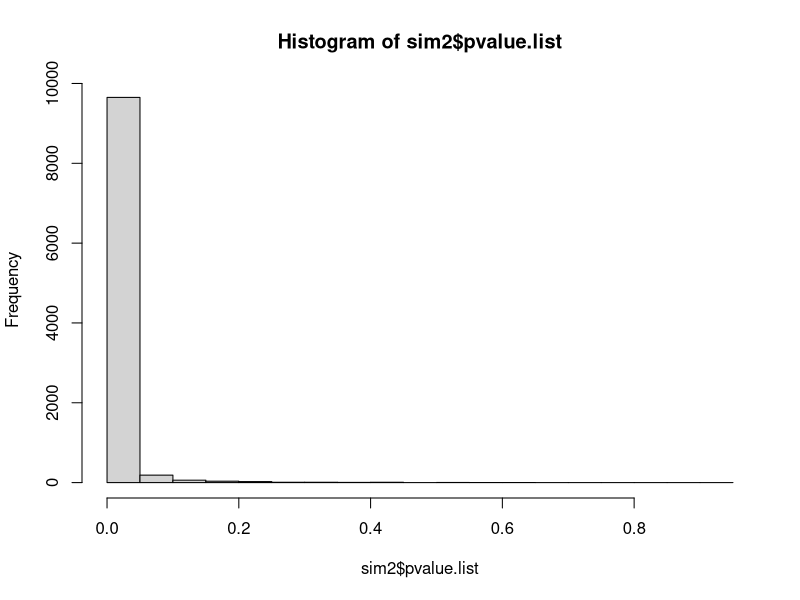
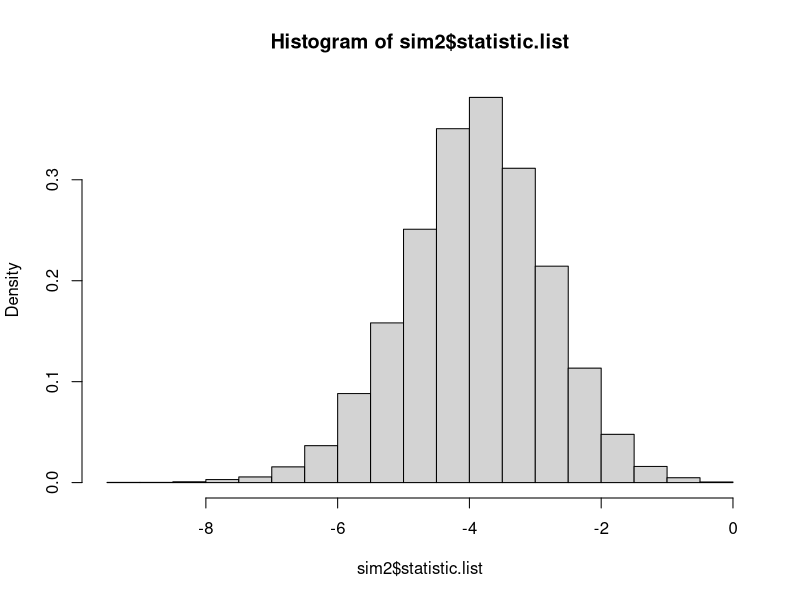
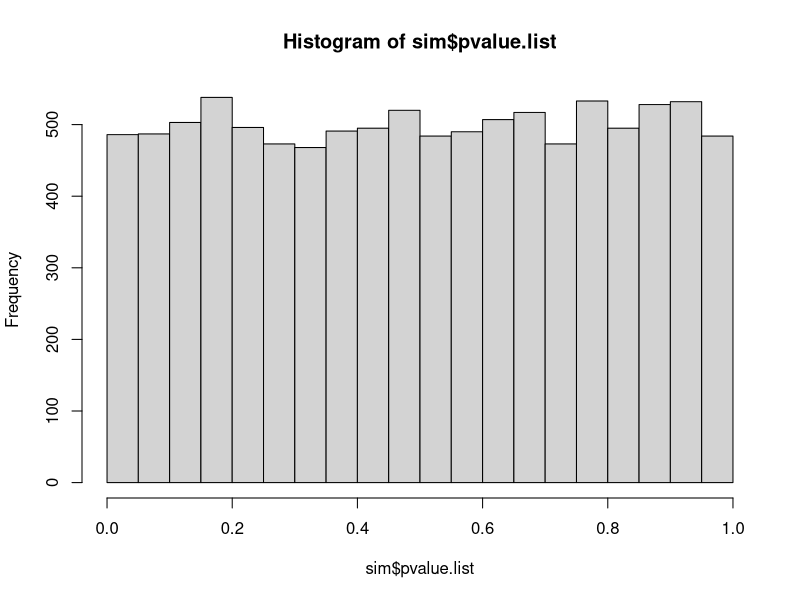
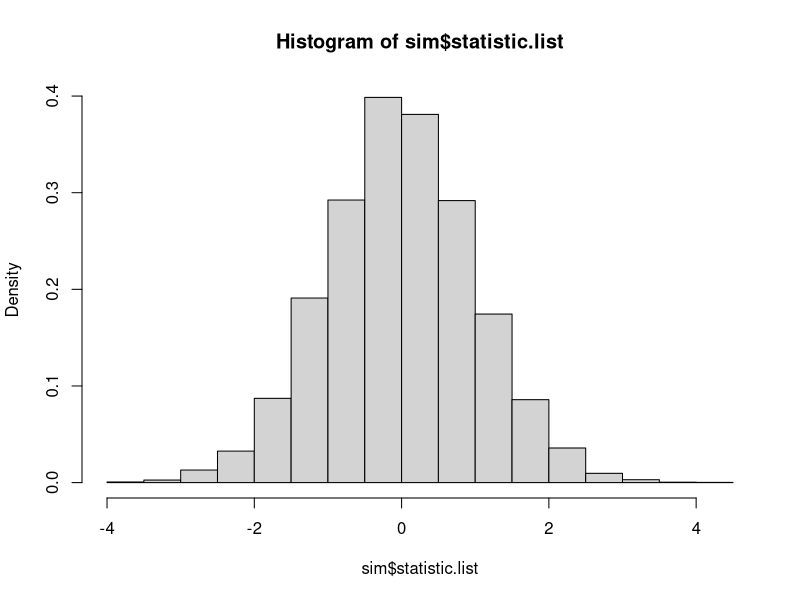
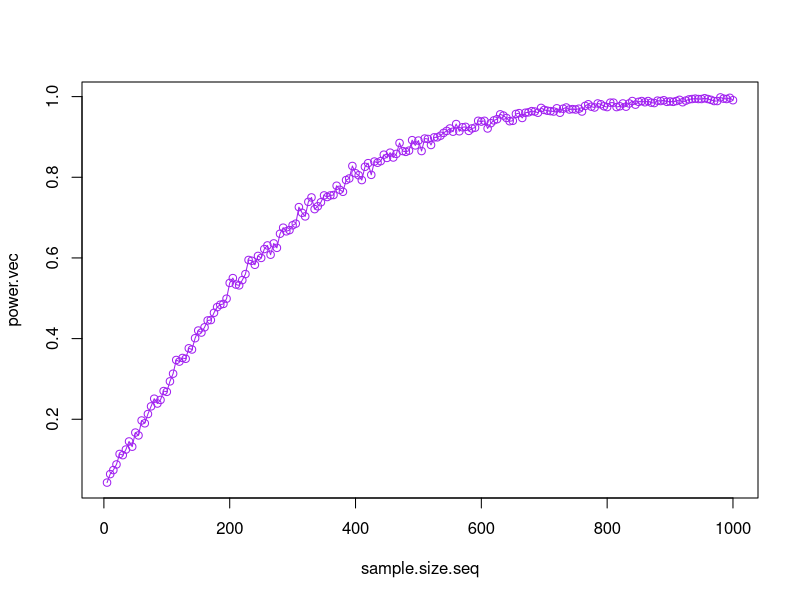
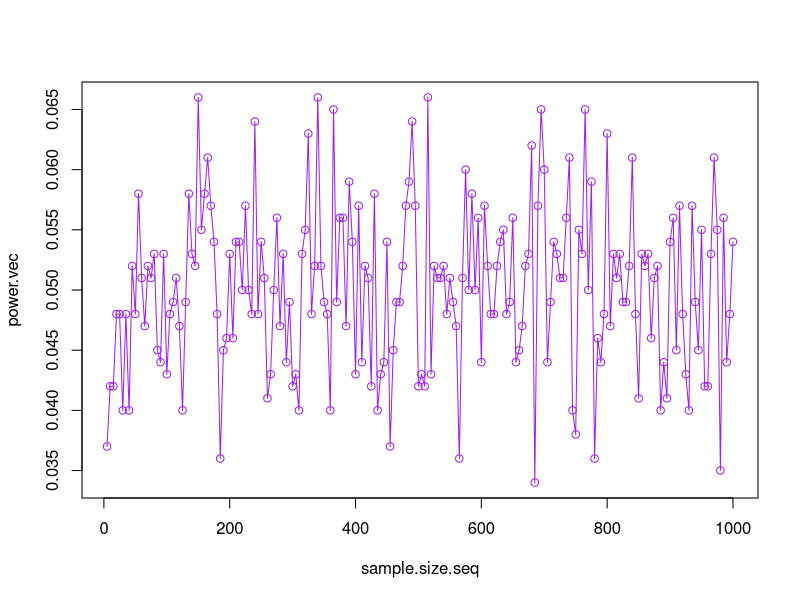

These charts were generated, in order, by the following R code:
## ---- chunk 1
library(formatR)
library(knitr)
opts_chunk$set(tidy.opts=list(width.cutoff=60),tidy=TRUE)
## ---- chunk 2
set.seed(5)
sigma=5
Control <- rnorm(30,mean=10,sd=sigma)
Dosage <- rnorm(35,mean=12,sd=sigma)
t.test(Control, Dosage)
## ---- chunk 3
t.test.sim <- function(R=10000, mu1=0, mu2=0, sigma1=1, sigma2=1, m=30, n=30, level=.05, value=0, direction="Two") {
  
  #Define empty lists
  statistic.list <- rep(0,R)
  pvalue.list <- rep(0,R)
  
  for (i in 1:R) {
    
    #Sample realized data 
    Control <- rnorm(m, mu1, sigma1)
    Dosage <- rnorm(n, mu2, sigma2)
    
    #Testing values
    testing.procedure <- t.test(Control, Dosage)
    statistic.list[i] <- testing.procedure$statistic
    pvalue.list[i] <- testing.procedure$p.value
    }
    rejection.rate <- mean(pvalue.list < level)
    return(list(statistic.list = statistic.list, pvalue.list = pvalue.list, rejection.rate = rejection.rate)) 
}
## ---- chunk 4
t.test.sim(R=10, mu1=10, mu2=12, sigma1=5, sigma2=5, m=30, n=30, level=.05, value=0, direction="Two")
## ---- chunk 5
sim <- t.test.sim(R=10000, mu1=10, mu2=10, sigma1=5, sigma2=5, m=30, n=30, level=.05, value=0, direction="Two")

sim$rejection.rate
## ---- chunk 6
sim2 <- t.test.sim(R=10000, mu1=10, mu2=15, sigma1=5, sigma2=5, m=30, n=30, level=.05, value=0, direction="Two")


sim2$rejection.rate
#Most p values will be close to 0
hist(sim2$pvalue.list)
#t-statistic will follow a normal dustribution. Under the null hypothesis, the t distribution will be centered away from 0. 
hist(sim2$statistic.list,probability =TRUE)
## ---- chunk 7
hist(sim$pvalue.list)
#The distribution of an invertible CDF of a random variable is uniform from 0 to 1.
## ---- chunk 8
hist(sim$statistic.list,probability =TRUE)
## ---- chunk 9
#The effect size (diff between means) the the only thing that's increasing

t.test.sim(R=1000,mu1=10,mu2=10,sigma1=5,sigma2=5)$rejection.rate

t.test.sim(R=1000,mu1=10,mu2=12,sigma1=5,sigma2=5)$rejection.rate

t.test.sim(R=1000,mu1=10,mu2=14,sigma1=5,sigma2=5)$rejection.rate

t.test.sim(R=1000,mu1=10,mu2=16,sigma1=5,sigma2=5)$rejection.rate
## ---- chunk 10
t.test.sim(R=10000,mu1=10,mu2=12,sigma1=10,sigma2=10,m=10,n=10)$rejection.rate

t.test.sim(R=10000,mu1=10,mu2=12,sigma1=10,sigma2=10,m=30,n=30)$rejection.rate

t.test.sim(R=10000,mu1=10,mu2=12,sigma1=10,sigma2=10,m=50,n=50)$rejection.rate

t.test.sim(R=10000,mu1=10,mu2=12,sigma1=10,sigma2=10,m=100,n=100)$rejection.rate
      
## ---- chunk 11
power.vec <- NULL
sample.size.seq <- seq(5, 1000, by = 5)
counter <- 1

for (i in sample.size.seq) {
  power.vec[counter] <- t.test.sim(R = 1000, mu1 = 10, mu2 = 12, sigma1 = 10, sigma2 = 10, m = i, n = i)$rejection.rate
  counter <- counter + 1
}
## ---- chunk 12
plot(sample.size.seq, power.vec, col = "purple", type = "o")
## ---- chunk 13
t.test.not.normal <- function(R=10000, df1=0, df2=0, m=30, n=30, level=.05, value=0, direction="Two") {
  
  #Define empty lists
  pvalue.list <- rep(0,R)
  
  for (i in 1:R) {
    
    #Sample realized data 
    Control <- rt(m, df = df1)
    Dosage <- rt(n, df = df2)
    
    #Testing values
    testing.procedure <- t.test(Control, Dosage)
    pvalue.list[i] <- testing.procedure$p.value
    }
  
    rejection.rate <- mean(pvalue.list < level)
    return(list(pvalue.list = pvalue.list, rejection.rate = rejection.rate)) 
}
## ---- chunk 14
power.vec <- NULL
sample.size.seq <- seq(5, 1000, by = 5)
counter <- 1

for (i in sample.size.seq) {
  power.vec[counter] <- t.test.not.normal(R = 1000, df1 = 10, df2 = 9, m = i, n = i)$rejection.rate
  counter <- counter + 1
}
## ---- chunk 15
plot(sample.size.seq, power.vec, col = "purple", type = "o")
